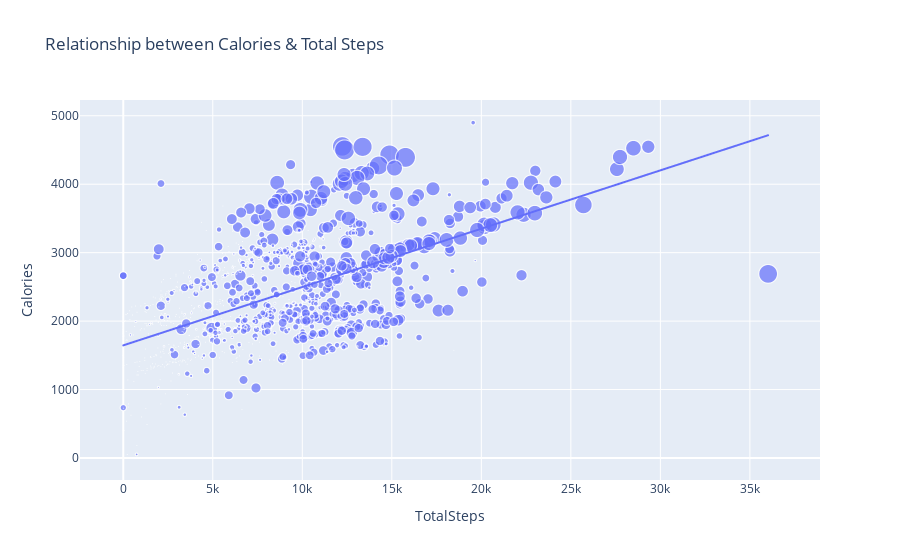

Notebook source saved alongside this figure:
### Code cell
figure = pe.scatter(data_frame = data, y="Calories",
                    x="TotalSteps", size="VeryActiveMinutes", 
                    trendline="ols", 
                    title="Relationship between Calories & Total Steps")
figure.show()

### Figure 1 — Plotly figure (JSON) as saved in the notebook; plotly's stock layout.template omitted (floating-point values rounded to 4 significant figures; data arrays with more than 128 entries replaced by an {"elided": "..."} marker saying what was removed)
{"data": [{"hovertemplate": "TotalSteps=%{x}<br>Calories=%{y}<br>VeryActiveMinutes=%{marker.size}<extra></extra>", "legendgroup": "", "marker": {"color": "#636efa", "size": {"elided": "1397 int values"}, "sizemode": "area", "sizeref": 0.525, "symbol": "circle"}, "mode": "markers", "name": "", "showlegend": false, "type": "scattergl", "x": {"elided": "1397 int values"}, "xaxis": "x", "y": {"elided": "1397 int values"}, "yaxis": "y"}, {"hovertemplate": "<b>OLS trendline</b><br>Calories = 0.0852254 * TotalSteps + 1645.75<br>R<sup>2</sup>=0.348289<br><br>TotalSteps=%{x}<br>Calories=%{y} <b>(trend)</b><extra></extra>", "legendgroup": "", "marker": {"color": "#636efa", "symbol": "circle"}, "mode": "lines", "name": "", "showlegend": false, "type": "scattergl", "x": {"elided": "1397 int values"}, "xaxis": "x", "y": {"elided": "1397 float values"}, "yaxis": "y"}], "layout": {"autosize": true, "legend": {"itemsizing": "constant", "tracegroupgap": 0}, "title": {"text": "Relationship between Calories & Total Steps"}, "xaxis": {"anchor": "y", "autorange": true, "domain": [0, 1], "range": [-2568.0, 39240.0], "title": {"text": "TotalSteps"}, "type": "linear"}, "yaxis": {"anchor": "x", "autorange": true, "domain": [0, 1], "range": [-380.5, 5327.0], "title": {"text": "Calories"}, "type": "linear"}}}
